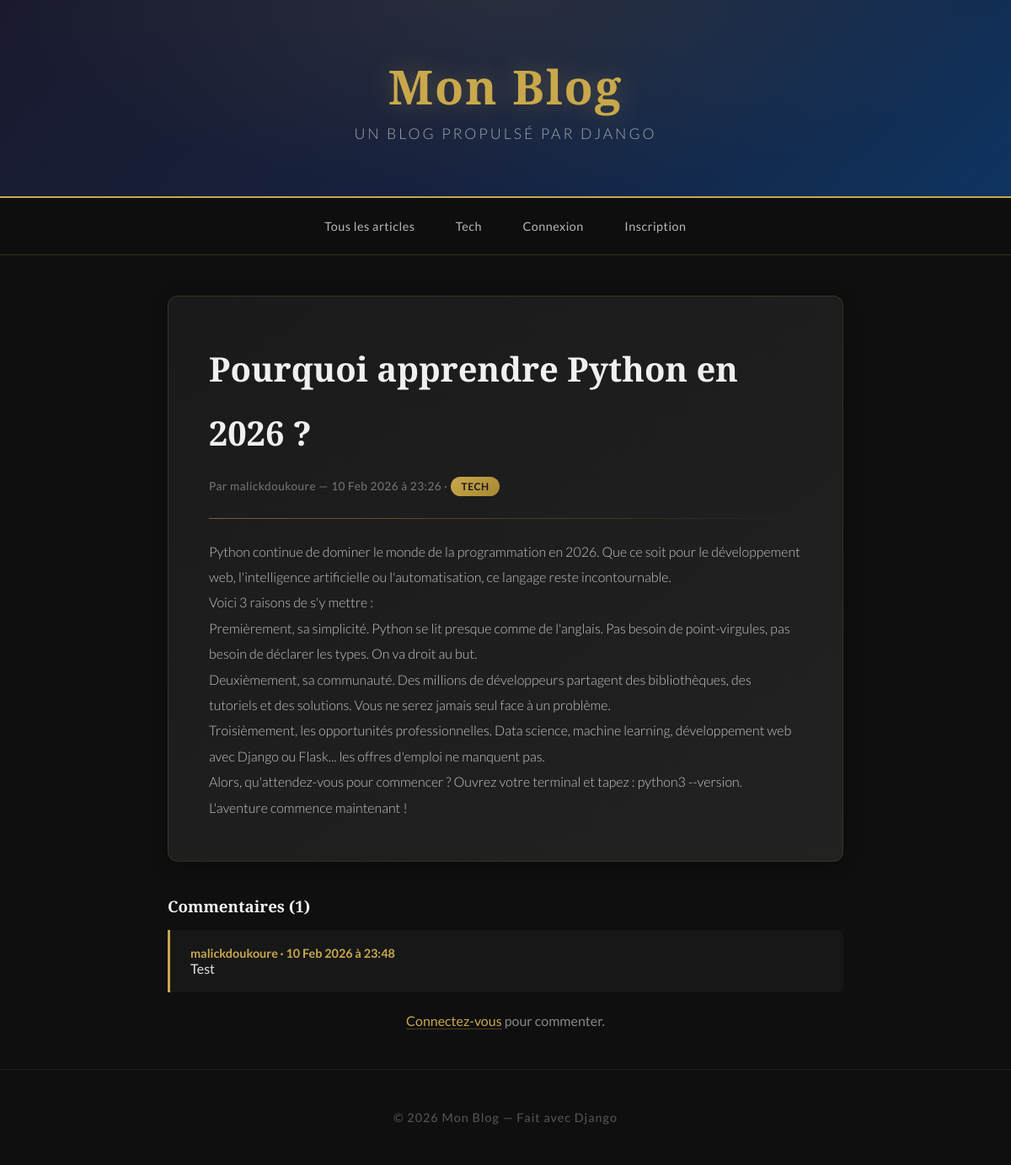
The app's page /article/1/ with its own data.
### blog/models.py (models this page shows, shortened)
class Category(models.Model):
    name = models.CharField(max_length=100)
    def __str__(self):
        return self.name
    class Meta:
        verbose_name_plural = "categories"

class Article(models.Model):
    title = models.CharField(max_length=200)
    content = models.TextField()
    image = models.ImageField(upload_to='articles/', blank=True, null=True)
    author = models.ForeignKey(User, on_delete=models.CASCADE)
    category = models.ForeignKey(Category, on_delete=models.SET_NULL, null=True, blank=True)
    likes = models.ManyToManyField(User, related_name='liked_articles', blank=True)
    created_at = models.DateTimeField(auto_now_add=True)
    updated_at = models.DateTimeField(auto_now=True)
    class Meta:
        ordering = ['-created_at']

class Comment(models.Model):
    article = models.ForeignKey(Article, on_delete=models.CASCADE, related_name='comments')
    author = models.ForeignKey(User, on_delete=models.CASCADE)
    content = models.TextField()
    created_at = models.DateTimeField(auto_now_add=True)

### blog/views.py (the view)
# urls.py: path('article/<int:pk>/', views.article_detail, name='article_detail'),
def article_detail(request, pk):
    article = get_object_or_404(Article, pk=pk)
    categories = Category.objects.all()
    if request.method == 'POST':
        if not request.user.is_authenticated:
            return redirect('login')
        comment_form = CommentForm(request.POST)
        if comment_form.is_valid():
            comment = comment_form.save(commit=False)
            comment.author = request.user
            comment.article = article
            comment.save()
            return redirect('article_detail', pk=pk)
    else:
        comment_form = CommentForm()
    return render(request, 'blog/article_detail.html', {
        'article': article,
        'comment_form': comment_form,
        'categories': categories,
    })

### blog/templates/blog/article_detail.html (shortened to what this page needs)
{% extends 'blog/base.html' %}
{% block content %}
    <div class="article-full">
        <h1>{{ article.title }}</h1>
        <p class="article-meta">
            Par {{ article.author }} — {{ article.created_at|date:"d M Y à H:i" }}
            {% if article.category %}
                · <a href="{% url 'category_articles' article.category.pk %}" class="category-tag">{{ article.category }}</a>
            {% endif %}
        </p>
        <hr>
        <div>{{ article.content|linebreaks }}</div>
    </div>
    <h3>Commentaires ({{ article.comments.count }})</h3>
    {% for comment in article.comments.all %}
        <div class="comment">
            <p class="comment-author">{{ comment.author }} · {{ comment.created_at|date:"d M Y à H:i" }}</p>
            <p>{{ comment.content }}</p>
        </div>
    {% endfor %}
    {% if user.is_authenticated %}
        <div class="article-full" style="margin-top: 1rem;">
            <h3>Ajouter un commentaire</h3>
            <form method="post">
                {% csrf_token %}
                {{ comment_form.content }}
                <button type="submit" class="btn">Commenter</button>
            </form>
        </div>
    {% else %}
        <p class="form-link"><a href="{% url 'login' %}">Connectez-vous</a> pour commenter.</p>
    {% endif %}
{% endblock %}

### blog/templates/blog/base.html (shortened to what this page needs)
{% load static %}
<!DOCTYPE html>
<html lang="fr">
<head>
    <link rel="stylesheet" href="{% static 'blog/css/style.css' %}">
</head>
<body>
    <header>
        <h1><a href="{% url 'article_list' %}">Mon Blog</a></h1>
        <p>Un blog propulsé par Django</p>
    </header>
    <nav>
        <a href="{% url 'article_list' %}">Tous les articles</a>
        {% for cat in categories %}
            <a href="{% url 'category_articles' cat.pk %}">{{ cat.name }}</a>
        {% endfor %}
        {% if user.is_authenticated %}
            <a href="{% url 'article_create' %}">Écrire un article</a>
            <form method="post" action="{% url 'logout' %}" style="display: inline;">
                {% csrf_token %}
                <button type="submit" class="nav-logout">Déconnexion ({{ user.username }})</button>
            </form>
        {% else %}
            <a href="{% url 'login' %}">Connexion</a>
            <a href="{% url 'register' %}">Inscription</a>
        {% endif %}
    </nav>
    <div class="container">
        {% block content %}{% endblock %}
    </div>
    <footer>
        <p>© 2026 Mon Blog — Fait avec Django</p>
    </footer>
</body>
</html>

### blog/static/blog/css/style.css (style rules this page uses)
* { margin: 0; padding: 0; box-sizing: border-box; }
body { font-family: 'Lato', sans-serif; background: #0f0f0f; color: #e0e0e0; min-height: 100vh; }
header { background: linear-gradient(135deg, #1a1a2e 0%, #16213e 50%, #0f3460 100%); color: white; padding: 4rem 2rem; text-align: center; border-bottom: 2px solid #c9a84c; position: relative; overflow: hidden; }
header::before { content: ''; position: absolute; top: 0; left: 0; right: 0; bottom: 0; background: radial-gradient(ellipse at top, rgba(201, 168, 76, 0.1) 0%, transparent 70%); }
header h1 { font-family: 'Playfair Display', serif; font-size: 3.5rem; font-weight: 900; margin-bottom: 0.5rem; letter-spacing: 2px; position: relative; }
header h1 a { color: #c9a84c; text-decoration: none; text-shadow: 0 0 30px rgba(201, 168, 76, 0.3); transition: text-shadow 0.3s ease; }
header p { font-size: 1.1rem; color: rgba(255, 255, 255, 0.6); font-weight: 300; letter-spacing: 3px; text-transform: uppercase; position: relative; }
nav { background: rgba(15, 15, 15, 0.95); padding: 1rem 2rem; display: flex; gap: 0.5rem; flex-wrap: wrap; justify-content: center; align-items: center; border-bottom: 1px solid rgba(201, 168, 76, 0.2); backdrop-filter: blur(10px); }
nav a { color: rgba(255, 255, 255, 0.7); text-decoration: none; padding: 0.5rem 1.2rem; border-radius: 25px; font-size: 0.9rem; letter-spacing: 0.5px; transition: all 0.3s ease; border: 1px solid transparent; }
.container { max-width: 850px; margin: 3rem auto; padding: 0 1.5rem; }
.article-meta { color: rgba(255, 255, 255, 0.4); font-size: 0.85rem; margin: 0.8rem 0; letter-spacing: 0.5px; }
.category-tag { background: linear-gradient(135deg, #c9a84c, #a88832); color: #1a1a1a; padding: 0.25rem 0.8rem; border-radius: 20px; font-size: 0.75rem; text-decoration: none; font-weight: 700; letter-spacing: 0.5px; text-transform: uppercase; transition: all 0.3s ease; }
.article-full { background: linear-gradient(145deg, #1a1a1a, #222222); padding: 3rem; border-radius: 12px; border: 1px solid rgba(201, 168, 76, 0.15); box-shadow: 0 4px 20px rgba(0, 0, 0, 0.3); line-height: 1.9; }
.article-full h1 { font-family: 'Playfair Display', serif; font-size: 2.5rem; color: #f0f0f0; margin-bottom: 0.5rem; }
.article-full hr { border: none; height: 1px; background: linear-gradient(to right, rgba(201, 168, 76, 0.5), transparent); margin: 1.5rem 0; }
.article-full div { color: rgba(255, 255, 255, 0.75); font-weight: 300; }
.comment { background: rgba(255, 255, 255, 0.03); padding: 1.2rem 1.5rem; margin-top: 1rem; border-left: 3px solid #c9a84c; border-radius: 0 8px 8px 0; transition: background 0.3s ease; }
.comment-author { font-weight: 700; color: #c9a84c; font-size: 0.9rem; }
h3 { font-family: 'Playfair Display', serif; color: #f0f0f0; margin-top: 2.5rem; margin-bottom: 0.5rem; }
footer { text-align: center; padding: 3rem 2rem; color: rgba(255, 255, 255, 0.3); margin-top: 3rem; border-top: 1px solid rgba(201, 168, 76, 0.1); letter-spacing: 1px; font-size: 0.9rem; }
.form-link { margin-top: 1.5rem; text-align: center; color: rgba(255, 255, 255, 0.5); }
.form-link a { color: #c9a84c; text-decoration: none; border-bottom: 1px solid rgba(201, 168, 76, 0.3); transition: all 0.3s ease; }

### records on screen
Category: name "Tech"
Article: title "Pourquoi apprendre Python en 2026 ?", author "malickdoukoure", created_at "10 Feb 2026 à 23:26", category "TECH", content "Python continue de dominer le monde de la programmation en 2026. Que ce soit pour le développement web, l'intelligence artificielle ou l'automatisation, ce langage reste incontournable. Voici 3 raisons de s'y mettre : Premièrement, sa simplicité. Python se lit presque comme de l'anglais. Pas besoin de point-virgules, pas besoin de déclarer les types. On va droit au but. Deuxièmement, sa communauté. Des millions de développeurs partagent des bibliothèques, des tutoriels et des solutions. Vous ne serez jamais seul face à un problème. Troisièmement, les opportunités professionnelles. Data science, machine learning, développement web avec Django ou Flask... les offres d'emploi ne manquent pas.…", comments.count "1"
Comment: author "malickdoukoure", created_at "10 Feb 2026 à 23:48", content "Test"
